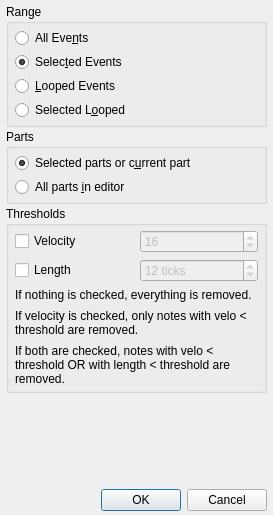
<?xml version="1.0" encoding="UTF-8"?>
<ui version="4.0">
 <class>RemoveBase</class>
 <widget class="QDialog" name="RemoveBase">
  <property name="enabled">
   <bool>true</bool>
  </property>
  <property name="geometry">
   <rect>
    <x>0</x>
    <y>0</y>
    <width>273</width>
    <height>515</height>
   </rect>
  </property>
  <property name="sizePolicy">
   <sizepolicy hsizetype="Preferred" vsizetype="Preferred">
    <horstretch>0</horstretch>
    <verstretch>0</verstretch>
   </sizepolicy>
  </property>
  <property name="windowTitle">
   <string>MusE: Erase Notes</string>
  </property>
  <layout class="QVBoxLayout" name="verticalLayout_2">
   <property name="spacing">
    <number>2</number>
   </property>
   <property name="leftMargin">
    <number>6</number>
   </property>
   <property name="topMargin">
    <number>4</number>
   </property>
   <property name="rightMargin">
    <number>6</number>
   </property>
   <property name="bottomMargin">
    <number>4</number>
   </property>
   <item>
    <widget class="QGroupBox" name="rangeBox">
     <property name="sizePolicy">
      <sizepolicy hsizetype="Preferred" vsizetype="Minimum">
       <horstretch>0</horstretch>
       <verstretch>0</verstretch>
      </sizepolicy>
     </property>
     <property name="title">
      <string>Range</string>
     </property>
     <layout class="QVBoxLayout" name="verticalLayout">
      <property name="spacing">
       <number>4</number>
      </property>
      <property name="leftMargin">
       <number>6</number>
      </property>
      <property name="topMargin">
       <number>4</number>
      </property>
      <property name="rightMargin">
       <number>6</number>
      </property>
      <property name="bottomMargin">
       <number>4</number>
      </property>
      <item>
       <widget class="QRadioButton" name="all_events_button">
        <property name="text">
         <string>All Eve&amp;nts</string>
        </property>
       </widget>
      </item>
      <item>
       <widget class="QRadioButton" name="selected_events_button">
        <property name="text">
         <string>Selec&amp;ted Events</string>
        </property>
        <property name="checked">
         <bool>true</bool>
        </property>
       </widget>
      </item>
      <item>
       <widget class="QRadioButton" name="looped_events_button">
        <property name="text">
         <string>&amp;Looped Events</string>
        </property>
       </widget>
      </item>
      <item>
       <widget class="QRadioButton" name="selected_looped_button">
        <property name="text">
         <string>Selected L&amp;ooped</string>
        </property>
       </widget>
      </item>
     </layout>
    </widget>
   </item>
   <item>
    <widget class="QGroupBox" name="partsBox">
     <property name="sizePolicy">
      <sizepolicy hsizetype="Preferred" vsizetype="Minimum">
       <horstretch>0</horstretch>
       <verstretch>0</verstretch>
      </sizepolicy>
     </property>
     <property name="title">
      <string>Parts</string>
     </property>
     <layout class="QVBoxLayout" name="verticalLayout_3">
      <property name="spacing">
       <number>4</number>
      </property>
      <property name="leftMargin">
       <number>6</number>
      </property>
      <property name="topMargin">
       <number>4</number>
      </property>
      <property name="rightMargin">
       <number>6</number>
      </property>
      <property name="bottomMargin">
       <number>4</number>
      </property>
      <item>
       <widget class="QRadioButton" name="not_all_parts_button">
        <property name="text">
         <string>Selected parts or c&amp;urrent part</string>
        </property>
        <property name="checked">
         <bool>true</bool>
        </property>
       </widget>
      </item>
      <item>
       <widget class="QRadioButton" name="all_parts_button">
        <property name="text">
         <string>All parts &amp;in editor</string>
        </property>
       </widget>
      </item>
     </layout>
    </widget>
   </item>
   <item>
    <widget class="QGroupBox" name="groupBox_2">
     <property name="sizePolicy">
      <sizepolicy hsizetype="Preferred" vsizetype="Minimum">
       <horstretch>0</horstretch>
       <verstretch>0</verstretch>
      </sizepolicy>
     </property>
     <property name="title">
      <string>Thresholds</string>
     </property>
     <property name="flat">
      <bool>false</bool>
     </property>
     <property name="checkable">
      <bool>false</bool>
     </property>
     <layout class="QGridLayout" name="gridLayout">
      <property name="leftMargin">
       <number>6</number>
      </property>
      <property name="topMargin">
       <number>4</number>
      </property>
      <property name="rightMargin">
       <number>6</number>
      </property>
      <property name="bottomMargin">
       <number>4</number>
      </property>
      <property name="spacing">
       <number>6</number>
      </property>
      <item row="0" column="1">
       <widget class="QSpinBox" name="velo_spinbox">
        <property name="enabled">
         <bool>false</bool>
        </property>
        <property name="accelerated">
         <bool>true</bool>
        </property>
        <property name="suffix">
         <string/>
        </property>
        <property name="minimum">
         <number>0</number>
        </property>
        <property name="maximum">
         <number>127</number>
        </property>
        <property name="singleStep">
         <number>1</number>
        </property>
        <property name="value">
         <number>16</number>
        </property>
       </widget>
      </item>
      <item row="1" column="1">
       <widget class="QSpinBox" name="len_spinbox">
        <property name="enabled">
         <bool>false</bool>
        </property>
        <property name="suffix">
         <string> ticks</string>
        </property>
        <property name="maximum">
         <number>10000</number>
        </property>
        <property name="value">
         <number>12</number>
        </property>
       </widget>
      </item>
      <item row="0" column="0">
       <widget class="QCheckBox" name="velo_checkbox">
        <property name="text">
         <string>Velocity</string>
        </property>
       </widget>
      </item>
      <item row="1" column="0">
       <widget class="QCheckBox" name="len_checkbox">
        <property name="text">
         <string>Length</string>
        </property>
       </widget>
      </item>
      <item row="2" column="0" colspan="2">
       <widget class="QLabel" name="label">
        <property name="sizePolicy">
         <sizepolicy hsizetype="Preferred" vsizetype="Minimum">
          <horstretch>0</horstretch>
          <verstretch>0</verstretch>
         </sizepolicy>
        </property>
        <property name="text">
         <string>&lt;!DOCTYPE HTML PUBLIC &quot;-//W3C//DTD HTML 4.0//EN&quot; &quot;http://www.w3.org/TR/REC-html40/strict.dtd&quot;&gt;
&lt;html&gt;&lt;head&gt;&lt;meta name=&quot;qrichtext&quot; content=&quot;1&quot; /&gt;&lt;style type=&quot;text/css&quot;&gt;
p, li { white-space: pre-wrap; }
&lt;/style&gt;&lt;/head&gt;&lt;body style=&quot; font-family:'Sans'; font-size:9pt; font-weight:400; font-style:normal;&quot;&gt;
&lt;p style=&quot; margin-top:0px; margin-bottom:7px; margin-left:0px; margin-right:0px; -qt-block-indent:0; text-indent:0px;&quot;&gt;If nothing is checked, everything is removed.&lt;/p&gt;
&lt;p style=&quot; margin-top:0px; margin-bottom:7px; margin-left:0px; margin-right:0px; -qt-block-indent:0; text-indent:0px;&quot;&gt;If velocity is checked, only notes with velo &amp;lt; threshold are removed.&lt;/p&gt;
&lt;p style=&quot; margin-top:0px; margin-bottom:0px; margin-left:0px; margin-right:0px; -qt-block-indent:0; text-indent:0px;&quot;&gt;If both are checked, notes with velo &amp;lt; threshold OR with length &amp;lt; threshold are removed.&lt;/p&gt;&lt;/body&gt;&lt;/html&gt;</string>
        </property>
        <property name="textFormat">
         <enum>Qt::AutoText</enum>
        </property>
        <property name="wordWrap">
         <bool>true</bool>
        </property>
       </widget>
      </item>
     </layout>
    </widget>
   </item>
   <item>
    <spacer name="verticalSpacer">
     <property name="orientation">
      <enum>Qt::Vertical</enum>
     </property>
     <property name="sizeType">
      <enum>QSizePolicy::Expanding</enum>
     </property>
     <property name="sizeHint" stdset="0">
      <size>
       <width>20</width>
       <height>10</height>
      </size>
     </property>
    </spacer>
   </item>
   <item>
    <layout class="QHBoxLayout" name="horizontalLayout">
     <property name="spacing">
      <number>6</number>
     </property>
     <item>
      <spacer name="Spacer1">
       <property name="orientation">
        <enum>Qt::Horizontal</enum>
       </property>
       <property name="sizeType">
        <enum>QSizePolicy::Expanding</enum>
       </property>
       <property name="sizeHint" stdset="0">
        <size>
         <width>20</width>
         <height>20</height>
        </size>
       </property>
      </spacer>
     </item>
     <item>
      <widget class="QPushButton" name="okButton">
       <property name="text">
        <string>OK</string>
       </property>
       <property name="autoDefault">
        <bool>false</bool>
       </property>
       <property name="default">
        <bool>true</bool>
       </property>
      </widget>
     </item>
     <item>
      <widget class="QPushButton" name="cancelButton">
       <property name="text">
        <string>Cancel</string>
       </property>
      </widget>
     </item>
    </layout>
   </item>
  </layout>
 </widget>
 <layoutdefault spacing="6" margin="11"/>
 <resources/>
 <connections>
  <connection>
   <sender>okButton</sender>
   <signal>clicked()</signal>
   <receiver>RemoveBase</receiver>
   <slot>accept()</slot>
   <hints>
    <hint type="sourcelabel">
     <x>20</x>
     <y>20</y>
    </hint>
    <hint type="destinationlabel">
     <x>20</x>
     <y>20</y>
    </hint>
   </hints>
  </connection>
  <connection>
   <sender>cancelButton</sender>
   <signal>clicked()</signal>
   <receiver>RemoveBase</receiver>
   <slot>reject()</slot>
   <hints>
    <hint type="sourcelabel">
     <x>20</x>
     <y>20</y>
    </hint>
    <hint type="destinationlabel">
     <x>20</x>
     <y>20</y>
    </hint>
   </hints>
  </connection>
  <connection>
   <sender>velo_checkbox</sender>
   <signal>toggled(bool)</signal>
   <receiver>velo_spinbox</receiver>
   <slot>setEnabled(bool)</slot>
   <hints>
    <hint type="sourcelabel">
     <x>83</x>
     <y>192</y>
    </hint>
    <hint type="destinationlabel">
     <x>198</x>
     <y>193</y>
    </hint>
   </hints>
  </connection>
  <connection>
   <sender>len_checkbox</sender>
   <signal>toggled(bool)</signal>
   <receiver>len_spinbox</receiver>
   <slot>setEnabled(bool)</slot>
   <hints>
    <hint type="sourcelabel">
     <x>83</x>
     <y>221</y>
    </hint>
    <hint type="destinationlabel">
     <x>198</x>
     <y>222</y>
    </hint>
   </hints>
  </connection>
 </connections>
</ui>
